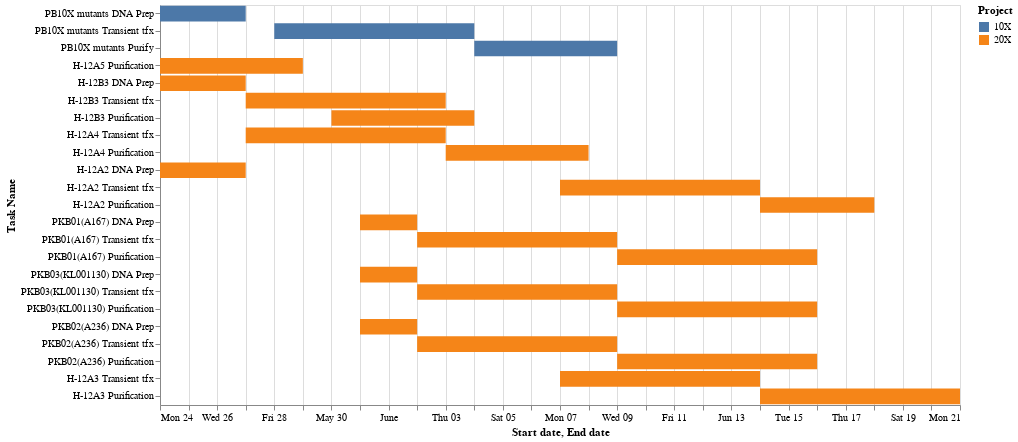

The notebook cell saved with this chart:
### Code cell
import pandas as pd
import numpy as np
import altair as alt
# alt.renderers.enable('notebook') # if in jupyter

df = pd.DataFrame([
    {"Project": "10X", "Task Name": "PB10X mutants DNA Prep", "Start date": '2021-05-24', "End date": '2021-05-27', "Progress %": 0},
    {"Project": "10X", "Task Name": "PB10X mutants Transient tfx", "Start date": '2021-05-28', "End date": '2021-06-04', "Progress %": 0},
    {"Project": "10X", "Task Name": "PB10X mutants Purify", "Start date": '2021-06-04', "End date": '2021-06-09', "Progress %": 0},
#     {"Project": "20X", "Task Name": "H-12A5 DNA Prep", "Start date": '2021-08-21', "End date": '2021-08-31', "Progress %": 0},
#     {"Project": "20X", "Task Name": "H-12A5 Transient tfx", "Start date": '2021-08-21', "End date": '2021-08-31', "Progress %": 0},
    {"Project": "20X", "Task Name": "H-12A5 Purification", "Start date": '2021-05-24', "End date": '2021-05-29', "Progress %": 0},
    {"Project": "20X", "Task Name": "H-12B3 DNA Prep", "Start date": '2021-05-24', "End date": '2021-05-27', "Progress %": 0},
    {"Project": "20X", "Task Name": "H-12B3 Transient tfx", "Start date": '2021-05-27', "End date": '2021-06-03', "Progress %": 0},
    {"Project": "20X", "Task Name": "H-12B3 Purification", "Start date": '2021-05-30', "End date": '2021-06-04', "Progress %": 0},
#     {"Project": "20X", "Task Name": "H-12A4 DNA Prep", "Start date": '2021-05-24', "End date": '2021-05-27', "Progress %": 0},
    {"Project": "20X", "Task Name": "H-12A4 Transient tfx", "Start date": '2021-05-27', "End date": '2021-06-03', "Progress %": 0},
    {"Project": "20X", "Task Name": "H-12A4 Purification", "Start date": '2021-06-03', "End date": '2021-06-08', "Progress %": 0},
    {"Project": "20X", "Task Name": "H-12A2 DNA Prep", "Start date": '2021-05-24', "End date": '2021-05-27', "Progress %": 0},
    {"Project": "20X", "Task Name": "H-12A2 Transient tfx", "Start date": '2021-06-07', "End date": '2021-06-14', "Progress %": 0},
    {"Project": "20X", "Task Name": "H-12A2 Purification", "Start date": '2021-06-14', "End date": '2021-06-18', "Progress %": 0},
    {"Project": "20X", "Task Name": "PKB01(A167) DNA Prep", "Start date": '2021-05-31', "End date": '2021-06-02', "Progress %": 0},
    {"Project": "20X", "Task Name": "PKB01(A167) Transient tfx", "Start date": '2021-06-02', "End date": '2021-06-09', "Progress %": 0},
    {"Project": "20X", "Task Name": "PKB01(A167) Purification", "Start date": '2021-06-09', "End date": '2021-06-16', "Progress %": 0},
    {"Project": "20X", "Task Name": "PKB03(KL001130) DNA Prep", "Start date": '2021-05-31', "End date": '2021-06-02', "Progress %": 0},
    {"Project": "20X", "Task Name": "PKB03(KL001130) Transient tfx", "Start date": '2021-06-02', "End date": '2021-06-09', "Progress %": 0},
    {"Project": "20X", "Task Name": "PKB03(KL001130) Purification", "Start date": '2021-06-09', "End date": '2021-06-16', "Progress %": 0},
    {"Project": "20X", "Task Name": "PKB02(A236) DNA Prep", "Start date": '2021-05-31', "End date": '2021-06-02', "Progress %": 0},
    {"Project": "20X", "Task Name": "PKB02(A236) Transient tfx", "Start date": '2021-06-02', "End date": '2021-06-09', "Progress %": 0},
    {"Project": "20X", "Task Name": "PKB02(A236) Purification", "Start date": '2021-06-09', "End date": '2021-06-16', "Progress %": 0},
#     {"Project": "20X", "Task Name": "H-12A3 DNA Prep", "Start date": '2021-05-31', "End date": '2021-06-02', "Progress %": 0},
    {"Project": "20X", "Task Name": "H-12A3 Transient tfx", "Start date": '2021-06-07', "End date": '2021-06-14', "Progress %": 0},
    {"Project": "20X", "Task Name": "H-12A3 Purification", "Start date": '2021-06-14', "End date": '2021-06-21', "Progress %": 0},

])

df["Start date"] = pd.to_datetime(df["Start date"])
df["End date"] = pd.to_datetime(df["End date"])

chart = alt.Chart(df).mark_bar().encode(
    x='Start date',
    x2='End date',
    y=alt.Y('Task Name', 
            sort=list(df.sort_values(["End date", "Start date"])
                                    ["Project"])), # Custom sorting
    color='Project:N',
#     row='Project:N'
).properties(
    width=800,
    height=400)

chart

### Figure 1 — Vega-Lite specification as saved in the notebook (floating-point values rounded to 4 significant figures)
{"config": {"view": {"continuousWidth": 400, "continuousHeight": 300}}, "data": {"name": "data-60cba149657d74994116145f9bb9fa19"}, "mark": "bar", "encoding": {"color": {"type": "nominal", "field": "Project"}, "x": {"type": "temporal", "field": "Start date"}, "x2": {"field": "End date"}, "y": {"type": "nominal", "field": "Task Name", "sort": ["10X", "20X", "20X", "20X", "20X", "20X", "20X", "20X", "20X", "10X", "20X", "20X", "20X", "20X", "20X", "10X", "20X", "20X", "20X", "20X", "20X", "20X", "20X"]}}, "height": 400, "width": 800, "$schema": "https://vega.github.io/schema/vega-lite/v4.8.1.json", "datasets": {"data-60cba149657d74994116145f9bb9fa19": [{"Project": "10X", "Task Name": "PB10X mutants DNA Prep", "Start date": "2021-05-24T00:00:00", "End date": "2021-05-27T00:00:00", "Progress %": 0}, {"Project": "10X", "Task Name": "PB10X mutants Transient tfx", "Start date": "2021-05-28T00:00:00", "End date": "2021-06-04T00:00:00", "Progress %": 0}, {"Project": "10X", "Task Name": "PB10X mutants Purify", "Start date": "2021-06-04T00:00:00", "End date": "2021-06-09T00:00:00", "Progress %": 0}, {"Project": "20X", "Task Name": "H-12A5 Purification", "Start date": "2021-05-24T00:00:00", "End date": "2021-05-29T00:00:00", "Progress %": 0}, {"Project": "20X", "Task Name": "H-12B3 DNA Prep", "Start date": "2021-05-24T00:00:00", "End date": "2021-05-27T00:00:00", "Progress %": 0}, {"Project": "20X", "Task Name": "H-12B3 Transient tfx", "Start date": "2021-05-27T00:00:00", "End date": "2021-06-03T00:00:00", "Progress %": 0}, {"Project": "20X", "Task Name": "H-12B3 Purification", "Start date": "2021-05-30T00:00:00", "End date": "2021-06-04T00:00:00", "Progress %": 0}, {"Project": "20X", "Task Name": "H-12A4 Transient tfx", "Start date": "2021-05-27T00:00:00", "End date": "2021-06-03T00:00:00", "Progress %": 0}, {"Project": "20X", "Task Name": "H-12A4 Purification", "Start date": "2021-06-03T00:00:00", "End date": "2021-06-08T00:00:00", "Progress %": 0}, {"Project": "20X", "Task Name": "H-12A2 DNA Prep", "Start date": "2021-05-24T00:00:00", "End date": "2021-05-27T00:00:00", "Progress %": 0}, {"Project": "20X", "Task Name": "H-12A2 Transient tfx", "Start date": "2021-06-07T00:00:00", "End date": "2021-06-14T00:00:00", "Progress %": 0}, {"Project": "20X", "Task Name": "H-12A2 Purification", "Start date": "2021-06-14T00:00:00", "End date": "2021-06-18T00:00:00", "Progress %": 0}, {"Project": "20X", "Task Name": "PKB01(A167) DNA Prep", "Start date": "2021-05-31T00:00:00", "End date": "2021-06-02T00:00:00", "Progress %": 0}, {"Project": "20X", "Task Name": "PKB01(A167) Transient tfx", "Start date": "2021-06-02T00:00:00", "End date": "2021-06-09T00:00:00", "Progress %": 0}, {"Project": "20X", "Task Name": "PKB01(A167) Purification", "Start date": "2021-06-09T00:00:00", "End date": "2021-06-16T00:00:00", "Progress %": 0}, {"Project": "20X", "Task Name": "PKB03(KL001130) DNA Prep", "Start date": "2021-05-31T00:00:00", "End date": "2021-06-02T00:00:00", "Progress %": 0}, {"Project": "20X", "Task Name": "PKB03(KL001130) Transient tfx", "Start date": "2021-06-02T00:00:00", "End date": "2021-06-09T00:00:00", "Progress %": 0}, {"Project": "20X", "Task Name": "PKB03(KL001130) Purification", "Start date": "2021-06-09T00:00:00", "End date": "2021-06-16T00:00:00", "Progress %": 0}, {"Project": "20X", "Task Name": "PKB02(A236) DNA Prep", "Start date": "2021-05-31T00:00:00", "End date": "2021-06-02T00:00:00", "Progress %": 0}, {"Project": "20X", "Task Name": "PKB02(A236) Transient tfx", "Start date": "2021-06-02T00:00:00", "End date": "2021-06-09T00:00:00", "Progress %": 0}, {"Project": "20X", "Task Name": "PKB02(A236) Purification", "Start date": "2021-06-09T00:00:00", "End date": "2021-06-16T00:00:00", "Progress %": 0}, {"Project": "20X", "Task Name": "H-12A3 Transient tfx", "Start date": "2021-06-07T00:00:00", "End date": "2021-06-14T00:00:00", "Progress %": 0}, {"Project": "20X", "Task Name": "H-12A3 Purification", "Start date": "2021-06-14T00:00:00", "End date": "2021-06-21T00:00:00", "Progress %": 0}]}}
